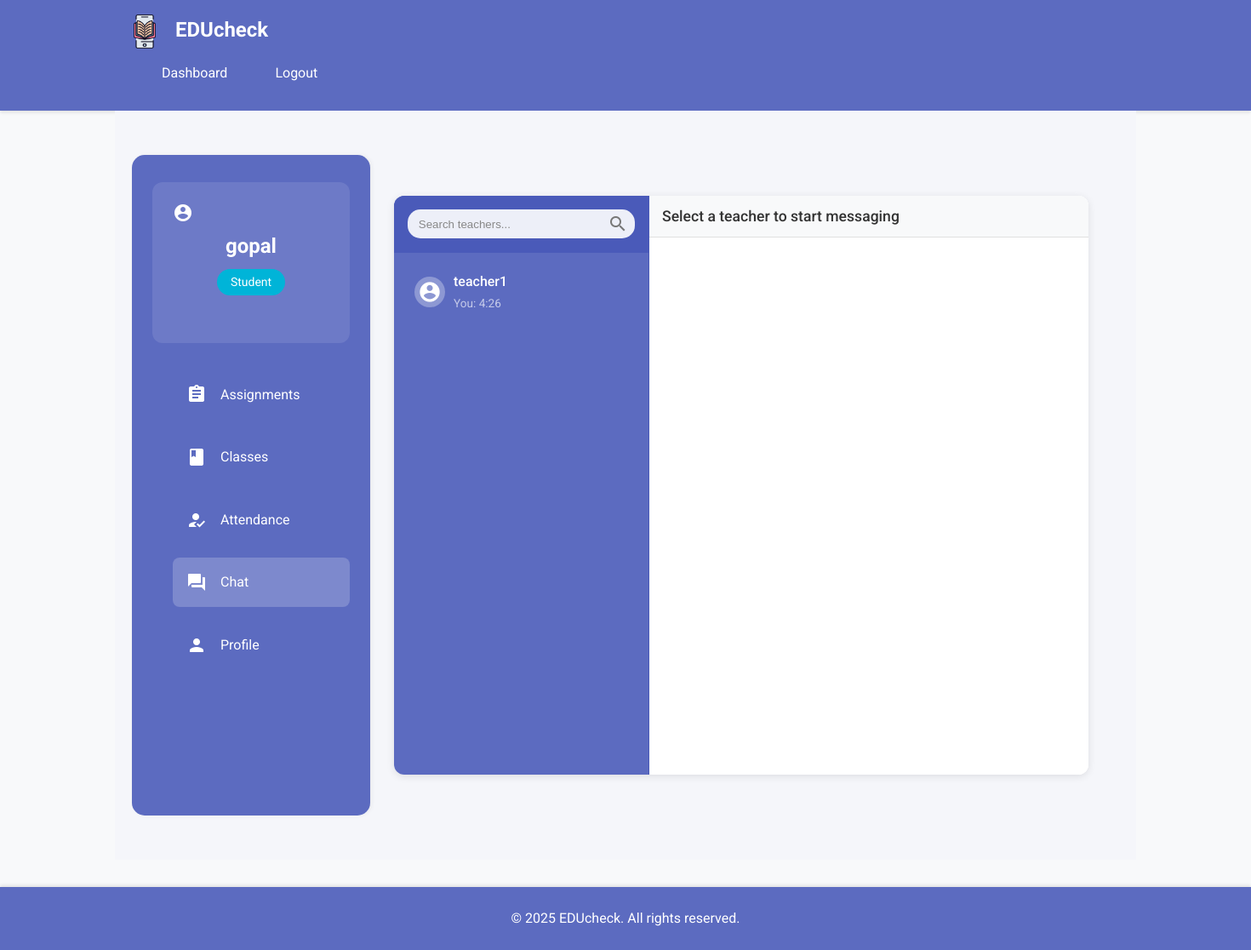
The app's page /chat/ (signed in) with its own data.
### app/models/user.py (models this page shows, shortened)
class User(UserMixin, db.Model):
    __tablename__ = 'users'
    id = db.Column(db.Integer, primary_key=True)
    username = db.Column(db.String(64), index=True, unique=True)
    email = db.Column(db.String(120), index=True, unique=True)
    password_hash = db.Column(db.String(128))
    role = db.Column(db.String(20))  # student, teacher, admin
    face_encoding = db.Column(db.LargeBinary)
    created_at = db.Column(db.DateTime, default=datetime.utcnow)
    assignments = db.relationship('AssignmentSubmission', backref='student', lazy='dynamic')
    sent_messages = db.relationship('ChatMessage',
                                    foreign_keys='ChatMessage.sender_id',
                                    backref='message_sender',
                                    lazy='dynamic')
    received_messages = db.relationship('ChatMessage',
                                        foreign_keys='ChatMessage.receiver_id',
                                        backref='message_receiver',
                                        lazy='dynamic')
    attendance_records = db.relationship('Attendance', backref='student', lazy='dynamic')

### app/models/chat.py (models this page shows, shortened)
class Chat(db.Model):
    __tablename__ = 'chats'
    id = db.Column(db.Integer, primary_key=True)
    teacher_id = db.Column(db.Integer, db.ForeignKey('users.id'), nullable=False)
    student_id = db.Column(db.Integer, db.ForeignKey('users.id'), nullable=False)
    created_at = db.Column(db.DateTime, default=datetime.utcnow)  # Corrected line
    updated_at = db.Column(db.DateTime, default=datetime.utcnow, onupdate=datetime.utcnow) # Corrected line
    messages = relationship('ChatMessage', backref='chat', lazy='dynamic')
    student = relationship('User', foreign_keys=[student_id], backref='student_chats')
    teacher = relationship('User', foreign_keys=[teacher_id], backref='teacher_chats')

class ChatMessage(db.Model):
    __tablename__ = 'chat_messages'
    id = Column(Integer, primary_key=True)
    chat_id = Column(Integer, ForeignKey('chats.id'), nullable=False)
    sender_id = Column(Integer, ForeignKey('users.id'), nullable=False)
    receiver_id = Column(Integer, ForeignKey('users.id'), nullable=False)
    content = Column(String(500))
    created_at = Column(DateTime(timezone=True), default=datetime.utcnow) # Corrected line
    is_read = Column(Boolean, default=False)
    attachment_path = Column(String(255))
    sender = relationship('User', foreign_keys=[sender_id])
    receiver = relationship('User', foreign_keys=[receiver_id])

### app/routes/chat_routes.py (the view, shortened to what this page needs)
@bp.route('/') # Now corresponds to /chat/
@login_required
def chat_interface():
    form = ChatMessageForm()
    active_chat = None
    chats = Chat.query.filter_by(student_id=current_user.id).join(User, Chat.teacher_id == User.id).all()
    chats_with_unread = []
    for chat in chats:
         unread_count = ChatMessage.query.filter_by(
             chat_id=chat.id,
             is_read=False,
             receiver_id=current_user.id # Only count messages sent TO the student
         ).count()
         chat.unread_count = unread_count
         chats_with_unread.append(chat)
    chat_id = request.args.get('chat_id', type=int)
    return render_template('chat/student_chat.html',
                            form=form,
                            chats=chats_with_unread, # Pass the list with counts
                            active_chat=active_chat)

### app/forms.py
class ChatMessageForm(FlaskForm):
    message = TextAreaField('Message', validators=[DataRequired()])
    attachment = FileField('Attachment')
    submit = SubmitField('Send')

### app/__init__.py (called while the page is built)
@login.user_loader
def load_user(id):
    from app.models import User
    return User.query.get(int(id))

### app/templates/chat/student_chat.html (shortened to what this page needs)
{% extends "base.html" %}
{% block styles %}
{{ super() }}
<link rel="stylesheet" href="{{ url_for('static', filename='css/chat.css') }}">
{% endblock %}
{% block content %}
<div class="dashboard-container">
    <aside class="sidebar">
        <div class="user-card">
            <div class="avatar">
                <span class="material-icons">account_circle</span>
            </div>
            <div class="user-info">
                <h2>{{ current_user.username }}</h2>
                <p class="badge student-badge">Student</p>
            </div>
        </div>
        <nav class="dashboard-nav">
            <a href="{{ url_for('student_routes.student_dashboard') }}" class="nav-item">
                <span class="material-icons">assignment</span>
                Assignments
            </a>
            <a href="{{ url_for('student_routes.student_classes') }}" class="nav-item">
                <span class="material-icons">class</span>
                Classes
            </a>
            <a href="#attendance" class="nav-item">
                <span class="material-icons">how_to_reg</span>
                Attendance
            </a>
            <a href="{{ url_for('chat_routes.chat_interface') }}" class="nav-item active">
                <span class="material-icons">forum</span>
                Chat
            </a>
            <a href="#profile" class="nav-item">
                <span class="material-icons">person</span>
                Profile
            </a>
        </nav>
    </aside>
    <main class="main-content">
        <div class="chat-container">
            <div class="chat-sidebar">
                <div class="chat-search-bar">
                    <input type="text" id="teacher-search-input" placeholder="Search teachers...">
                </div>
                <div class="chat-list">
                    {% for chat in chats %}
                    <a href="{{ url_for('chat_routes.chat_interface', chat_id=chat.id) }}"
                       class="chat-item {% if active_chat and active_chat.id == chat.id %}active{% endif %}"
                       data-chat-id="{{ chat.id }}">
                        <div class="chat-preview">
                            <div class="chat-avatar-small list-avatar">
                                <span class="material-icons">account_circle</span>
                           </div>
                           <div class="chat-item-info">
                                <h4 class="chat-item-name">{{ chat.teacher.username }}</h4>
                                <p class="last-message">
                                    {% set last_message = chat.messages | sort(attribute='created_at', reverse=True) | first %}
                                    {% if last_message %}
                                        {% if last_message.sender == current_user %}
                                            You: {{ last_message.content|truncate(25) }}
                                        {% else %}
                                            {{ chat.teacher.username }}: {{ last_message.content|truncate(25) }}
                                        {% endif %}
                                    {% else %}
                                        No messages yet
                                    {% endif %}
                                </p>
                           </div>
                        </div>
                    </a>
                    {% endfor %}
                </div>
            </div>
            <div class="chat-main">
                <div class="chat-header">
                    {% if active_chat %}
                        <div class="chat-avatar-small">
                            <span class="material-icons">account_circle</span>
                        </div>
                        <h3>{{ active_chat.teacher.username }}</h3>
                    {% else %}
                        <h3>Select a teacher to start messaging</h3>
                    {% endif %}
                </div>
                <div class="messages" id="messages" data-chat-id="{{ active_chat.id if active_chat }}">
                </div>
            </div>
        </div>
    </main>
</div>
{% endblock %}

### app/static/css/main.css (style rules this page uses)
:root { --primary-color: #4285f4; --secondary-color: #34a853; --background: #f8f9fa; }
body { font-family: 'Roboto', sans-serif; background: var(--background); }
.dashboard-container { display: grid; grid-template-columns: 250px 1fr; min-height: 100vh; }
.sidebar { background: #1a1a2e; padding: 2rem; color: white; }
.user-info { text-align: center; margin-bottom: 2rem; }
.dashboard-nav { display: flex; flex-direction: column; gap: 1rem; }
.nav-item { color: white; padding: 1rem; border-radius: 8px; display: flex; align-items: center; gap: 1rem; transition: background 0.3s ease; }
.main-content { padding: 2rem; background: #f5f6fa; }
.dashboard-container { display: grid; grid-template-columns: 280px 1fr; min-height: calc(100vh - 140px); background-color: #f5f6fa; gap: 2rem; position: relative; margin-top: 20px; margin-bottom: 20px; }
.sidebar { background-color: #5c6bc0; padding: 2rem 1.5rem; box-shadow: 2px 0 5px rgba(0, 0, 0, 0.05); min-height: calc(100vh - 140px); width: 280px; border-radius: 15px; color: white; margin-left: 20px; position: relative; }
.dashboard-container::before { content: ''; position: absolute; top: -20px; left: 0; width: 320px; height: calc(100% + 40px); background-color: #5c6bc0; z-index: -1; }
.user-card { background: rgba(255, 255, 255, 0.15); border-radius: 12px; padding: 1.5rem; margin-bottom: 2rem; }
.nav-item.active { background: rgba(255, 255, 255, 0.3); }
.main-content { padding: 2rem 3rem; width: calc(100% - 40px); max-width: 1200px; margin-right: 20px; }
.dashboard-container::before { content: ''; position: absolute; top: -20px; left: 0; width: 320px; height: calc(100% + 40px); background-color: #1a1f36; z-index: -1; }
.nav-item { color: #ffffff; padding: 1rem; border-radius: 8px; display: flex; align-items: center; gap: 1rem; transition: background 0.3s ease; text-decoration: none; }
.nav-item.active { background: rgba(255, 255, 255, 0.2); }
.user-card { background: rgba(255, 255, 255, 0.1); border-radius: 12px; padding: 1.5rem; margin-bottom: 2rem; }
.student-badge { background: #00b4d8; color: white; padding: 0.25rem 1rem; border-radius: 20px; font-size: 0.875rem; display: inline-block; margin-top: 0.5rem; }
* { margin: 0; padding: 0; box-sizing: border-box; }
body { font-family: 'Roboto', 'Segoe UI', Arial, sans-serif; line-height: 1.6; color: #333; background-color: #f8f9fa; }
.nav-item { margin-left: 1.5rem; }
.main-content { padding: 2rem 0; }

### records on screen
User: username "gopal"
Chat: teacher.username "teacher1"
ChatMessage: content "4:26"
